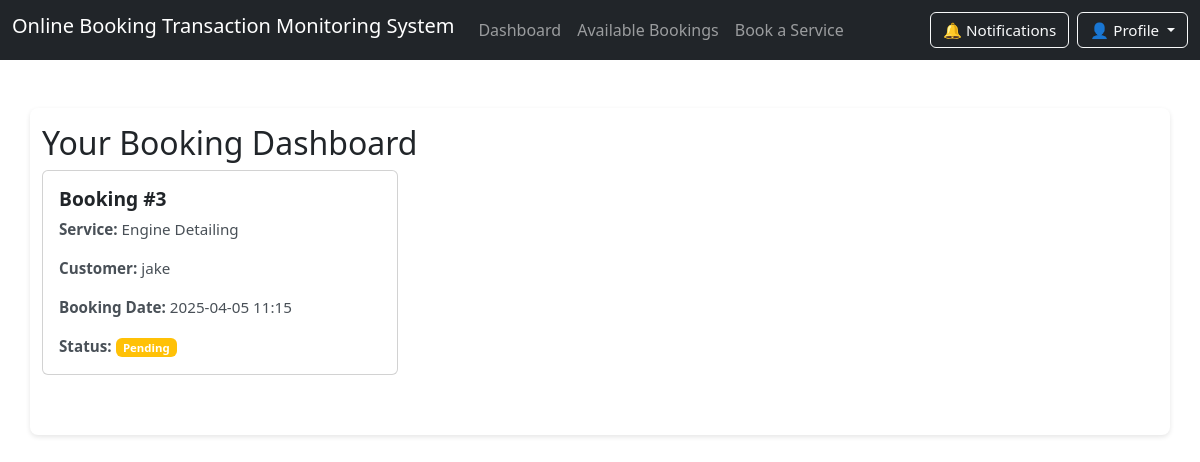
The app's page /mobile_view/components/dashboard.php (signed in), older data.
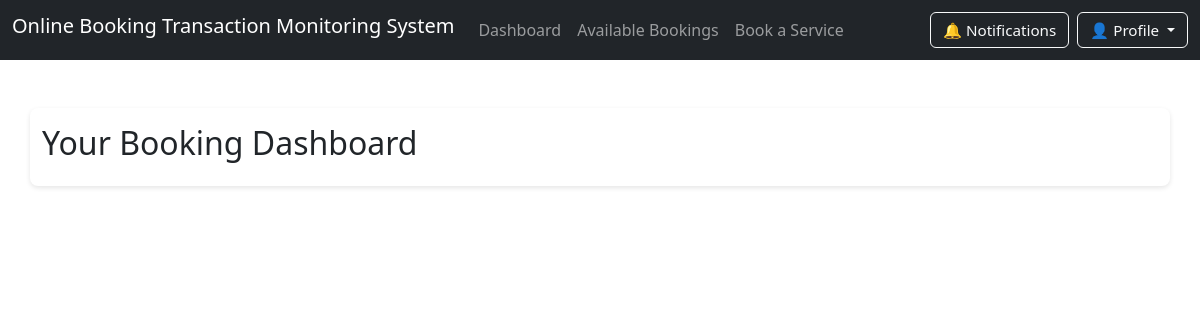
The same page, newer data.
### tables this page shows
CREATE TABLE `bookings` (
  `BookingID` int(11) NOT NULL,
  `CustomerID` int(11) NOT NULL,
  `ServiceID` int(11) NOT NULL,
  `BookingDate` datetime DEFAULT current_timestamp(),
  `StatusID` int(11) DEFAULT 1
);

CREATE TABLE `service` (
  `ServiceID` int(11) NOT NULL,
  `ServiceName` varchar(100) NOT NULL,
  `Description` text DEFAULT NULL,
  `ImagePath` varchar(255) DEFAULT NULL
);

CREATE TABLE `customer` (
  `CustomerID` int(11) NOT NULL,
  `Username` varchar(50) NOT NULL,
  `EmailAddress` varchar(100) NOT NULL,
  `Age` int(11) DEFAULT NULL,
  `Password` varchar(255) NOT NULL,
  `ConfirmPassword` varchar(255) NOT NULL,
  `ProfilePicture` varchar(255) DEFAULT NULL,
  `ServiceID` int(11) DEFAULT NULL,
  `BookingDate` datetime DEFAULT NULL,
  `StatusID` int(11) DEFAULT 1
);

CREATE TABLE `status` (
  `StatusID` int(11) NOT NULL,
  `StatusName` varchar(20) NOT NULL
);

### mobile_view/components/dashboard.php (the view, shortened to what this page needs)
<?php
include '../../connection/conn.php';
$CustomerID = $_SESSION['CustomerID'];
$query = "SELECT b.BookingID, b.BookingDate, b.StatusID, s.ServiceName, c.Username, st.StatusName
          FROM bookings b
          JOIN customer c ON b.CustomerID = c.CustomerID
          JOIN service s ON b.ServiceID = s.ServiceID
          JOIN status st ON b.StatusID = st.StatusID
          WHERE b.CustomerID = ?  -- Filter by logged-in customer
          ORDER BY b.BookingDate DESC";
$stmt = $conn->prepare($query);
$stmt->bind_param("i", $CustomerID);
$stmt->execute();
$result = $stmt->get_result();
?>
<!DOCTYPE html>
<html lang="en">
<?php include './semantic/head.php'; ?>
<body>
<?php include './semantic/navbar.php'; ?>
<section id="dashboard" class="container mt-5">
    <h2>Your Booking Dashboard</h2>
    <div class="row">
        <?php while ($row = $result->fetch_assoc()) : ?>
            <div class="col-md-4 mb-4">
                <div class="card fadeIn">
                    <div class="card-body">
                        <h5 class="card-title">Booking #<?php echo $row['BookingID']; ?></h5>
                        <p class="card-text"><strong>Service:</strong> <?php echo htmlspecialchars($row['ServiceName']); ?></p>
                        <p class="card-text"><strong>Customer:</strong> <?php echo htmlspecialchars($row['Username']); ?></p>
                        <p class="card-text"><strong>Booking Date:</strong> <?php echo date('Y-m-d H:i', strtotime($row['BookingDate'])); ?></p>
                        <p class="card-text">
                            <strong>Status:</strong>
                            <span class="badge
                            <?php
                                switch ($row['StatusID']) {
                                    case 1: echo 'badge-warning'; break;
                                }
                            ?>"><?php echo htmlspecialchars($row['StatusName']); ?></span>
                        </p>
                    </div>
                </div>
            </div>
        <?php endwhile; ?>
    </div>
</body>
</html>

Row changes from the older to the newer data that the page shows:
removed bookings: BookingID "3", ServiceID.ServiceName "Engine Detailing", CustomerID.Username "jake", BookingDate "2025-04-05 11:15", StatusID.StatusName "Pending"
